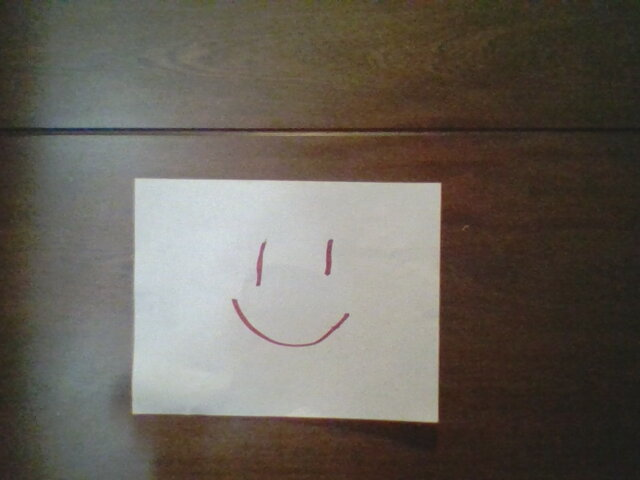
#> input picture mark-2ft.jpg, 640 x 480 px
$ python focal_length.py
#> lines starting #> are read from the running program, lines starting #| are printed output that depends on the picture; after the words box and inside, x2 and y2 are one past the last pixel; in counts of white or black regions, pixels touching at a corner belong together; long printed decimals are rounded
#> further down, image is the input picture: shape (480, 640, 3); mean B, G, R 87.5, 96.1, 102.4
import cv2
import imutils
import numpy as np

def find_marker(image):
    gray = cv2.cvtColor( image, cv2.COLOR_BGR2GRAY )
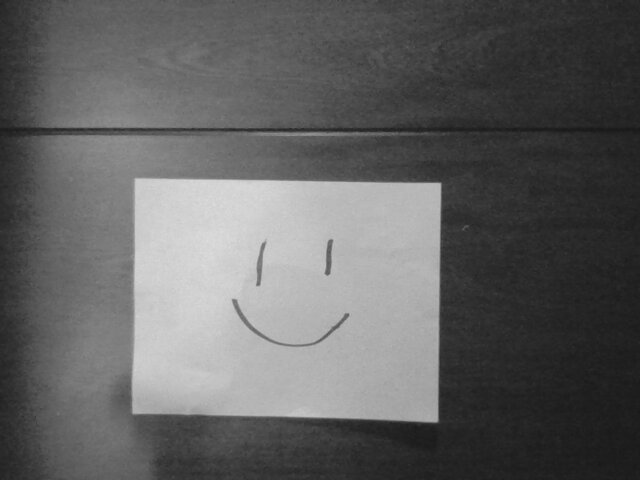
#> gray: shape (480, 640); min 24, max 222, mean 97
    gray = cv2.GaussianBlur( gray, (5,5), 0 )
    edged = cv2.Canny( gray, 35, 125 )
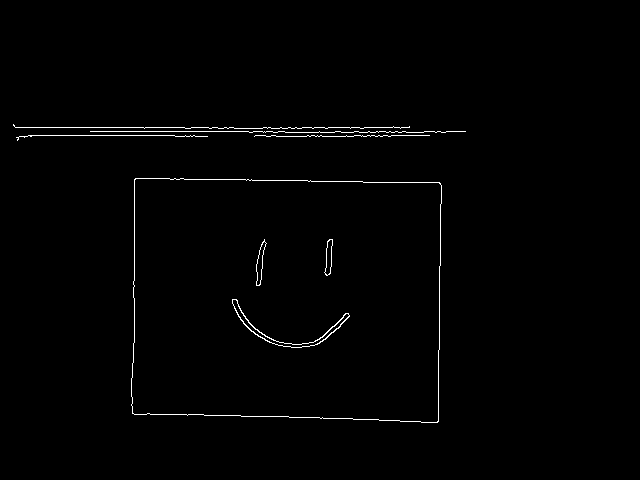
#> edged: shape (480, 640); 0.91% white in thin lines or dots, all inside (x1, y1, x2, y2) = (13, 124, 466, 423)

    cnts = cv2.findContours( edged.copy(), cv2.RETR_LIST, cv2.CHAIN_APPROX_SIMPLE )
#> cnts = 12 contours, 4 with area under 20; largest, box (x1, y1, x2, y2) and area: (131, 178, 442, 423) 72411, (131, 178, 442, 423) 72406, (232, 299, 350, 348) 602, (232, 299, 350, 348) 488, (256, 239, 267, 286) 190, (256, 241, 267, 286) 186, (324, 239, 333, 276) 172, (324, 239, 333, 276) 166
    cnts = imutils.grab_contours( cnts )
    c = max( cnts, key = cv2.contourArea )
#> c = contour of 88 points, box (x1, y1, x2, y2) (131, 178, 442, 423), area 72411
    marker = cv2.minAreaRect( c )
#> marker = ((286, 299.7), (240.4, 307.6), -89.14)
    fl = (marker[1][0] * KNOWN_DISTANCE) / KNOWN_WIDTH
#> fl = 524.5
    return fl

# initialize the known distance from the camera to the object, which
# in this case is 24 inches
KNOWN_DISTANCE = 24
# initialize the known object width, which in this case, my face
# is 8 inches wide
KNOWN_WIDTH = 11
# load the furst image that contains an object that is KNOWN TO BE 2 feet
# from our camera, then find the face in the image, and initialize
# the focal length
image = cv2.imread("mark-2ft.jpg")
focalLength = find_marker(image)
#> focalLength = 524.5
print( focalLength )
#| 524.531
